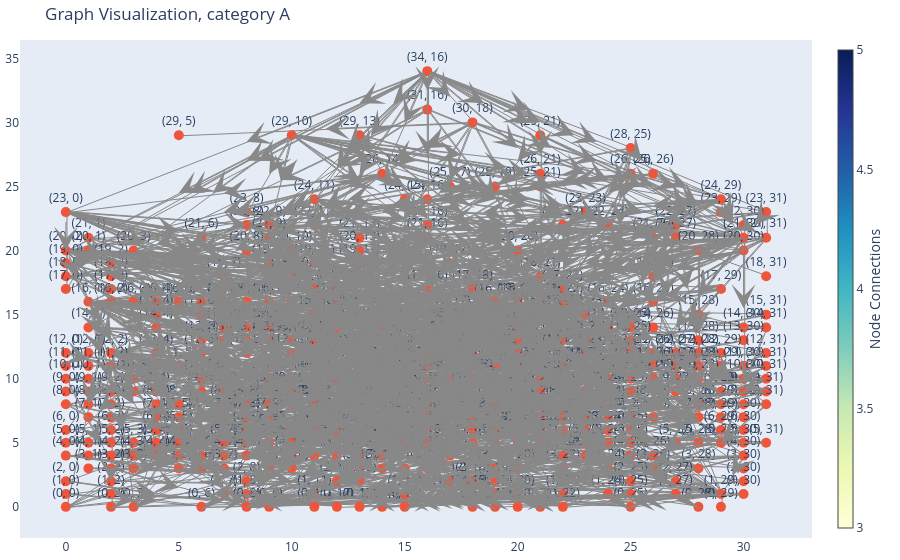

Notebook cell for this chart:
### Code cell
createGraph(combined_A, 'A')
